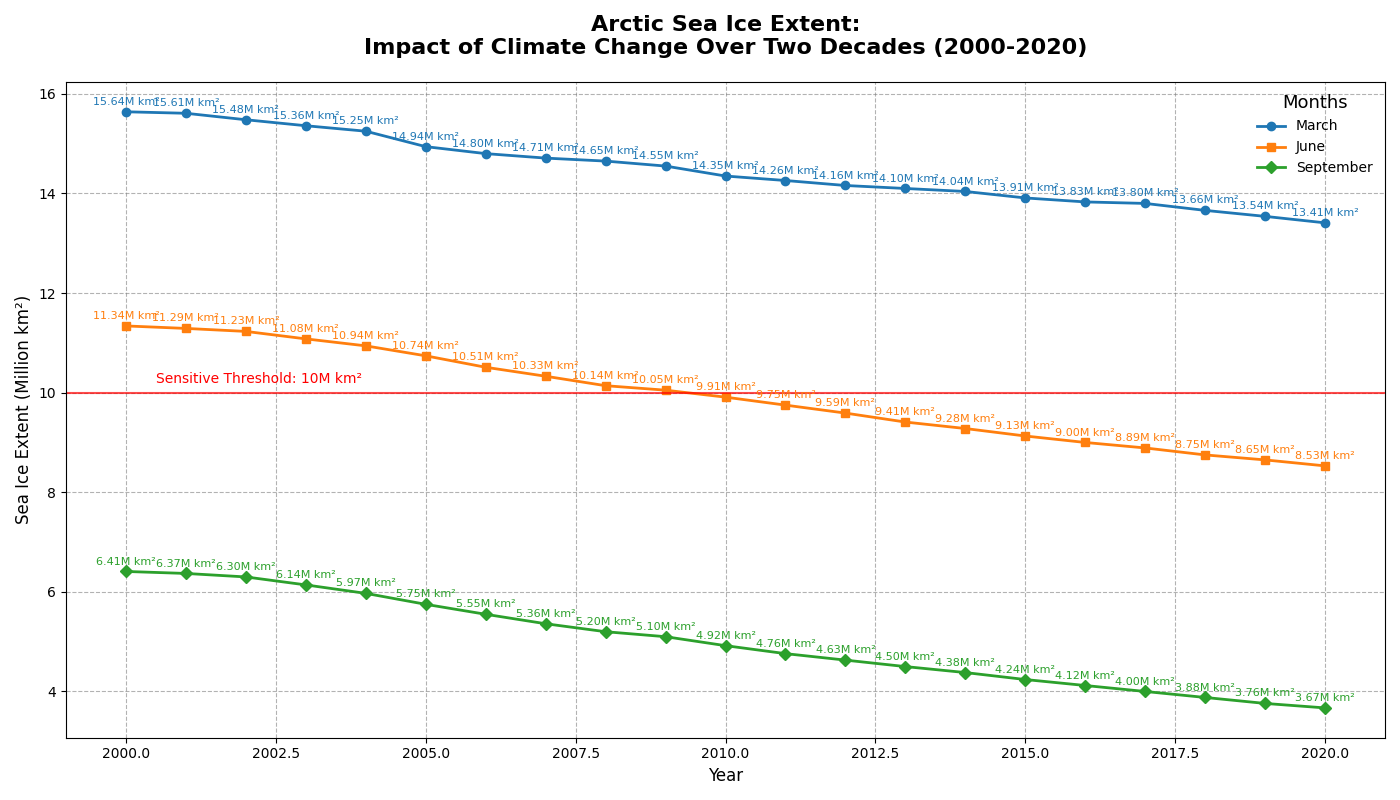

This chart was generated by the following Python code:
import matplotlib.pyplot as plt
import numpy as np

years = np.arange(2000, 2021)
march_extent = [15.64, 15.61, 15.48, 15.36, 15.25, 14.94, 14.80, 14.71, 14.65, 14.55, 14.35, 14.26, 14.16, 14.10, 14.04, 13.91, 13.83, 13.80, 13.66, 13.54, 13.41]
june_extent = [11.34, 11.29, 11.23, 11.08, 10.94, 10.74, 10.51, 10.33, 10.14, 10.05, 9.91, 9.75, 9.59, 9.41, 9.28, 9.13, 9.00, 8.89, 8.75, 8.65, 8.53]
september_extent = [6.41, 6.37, 6.30, 6.14, 5.97, 5.75, 5.55, 5.36, 5.20, 5.10, 4.92, 4.76, 4.63, 4.50, 4.38, 4.24, 4.12, 4.00, 3.88, 3.76, 3.67]

fig, ax = plt.subplots(figsize=(14, 8))

# Updated colors and markers for the plot
colors = ['#1f77b4', '#ff7f0e', '#2ca02c']
months = ['March', 'June', 'September']
extents = [march_extent, june_extent, september_extent]
markers = ['o', 's', 'D']

for extent, month, color, marker in zip(extents, months, colors, markers):
    ax.plot(years, extent, label=month, color=color, marker=marker, linewidth=2)

    for (x, y) in zip(years, extent):
        ax.annotate(f'{y:.2f}M km²', xy=(x, y), xytext=(0, 5),
                     textcoords='offset points', ha='center', fontsize=8, color=color)

ax.set_title('Arctic Sea Ice Extent:\nImpact of Climate Change Over Two Decades (2000-2020)', 
              fontsize=16, fontweight='bold', pad=20)
ax.set_xlabel('Year', fontsize=12)
ax.set_ylabel('Sea Ice Extent (Million km²)', fontsize=12)

ax.grid(True, linestyle='--', which='major', color='grey', alpha=0.6)
ax.axhline(y=10.0, color='r', linestyle='-', linewidth=1.5, alpha=0.7)
ax.text(2000.5, 10.2, 'Sensitive Threshold: 10M km²', color='r', fontsize=10)

ax.legend(title='Months', title_fontsize='13', loc='upper right', frameon=False)

plt.tight_layout()
plt.show()
